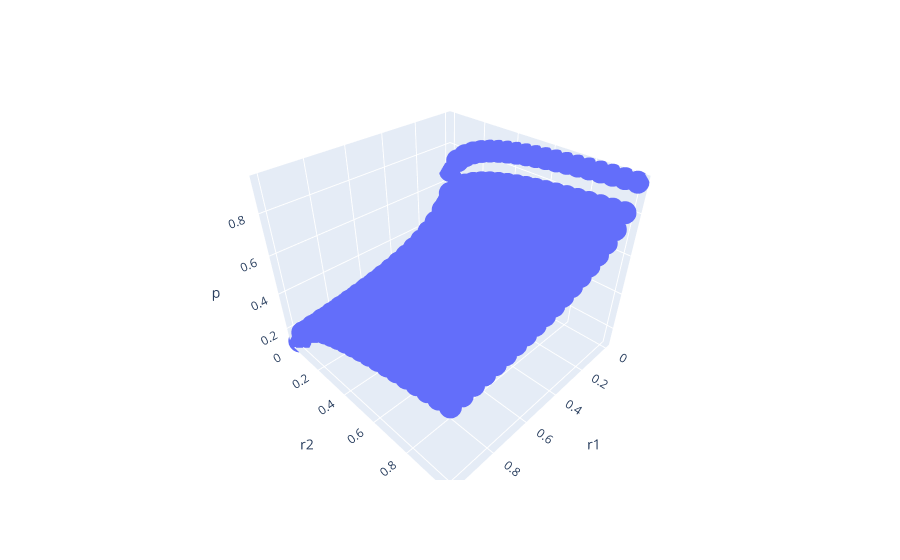
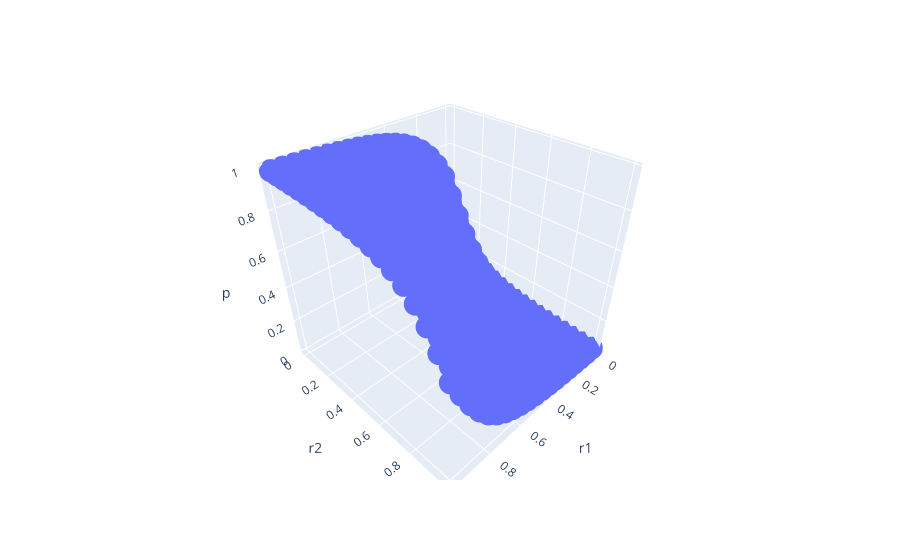

The code cell stored with these charts, in order, in its notebook:
### Code cell
import plotly.express as px

fig = px.scatter_3d(res, x='r1', y='r2', z='p')
fig.show()
fig = px.scatter_3d(res2, x='r1', y='r2', z='p')
fig.show()

### Figure 1 — Plotly figure (JSON) as saved in the notebook; plotly's stock layout.template omitted (floating-point values rounded to 4 significant figures; data arrays with more than 128 entries replaced by an {"elided": "..."} marker saying what was removed)
{"data": [{"hovertemplate": "r1=%{x}<br>r2=%{y}<br>p=%{z}<extra></extra>", "legendgroup": "", "marker": {"color": "#636efa", "symbol": "circle"}, "mode": "markers", "name": "", "scene": "scene", "showlegend": false, "type": "scatter3d", "x": {"elided": "400 float values"}, "y": {"elided": "400 float values"}, "z": {"elided": "400 float values"}}], "layout": {"legend": {"tracegroupgap": 0}, "margin": {"t": 60}, "scene": {"domain": {"x": [0, 1], "y": [0, 1]}, "xaxis": {"title": {"text": "r1"}}, "yaxis": {"title": {"text": "r2"}}, "zaxis": {"title": {"text": "p"}}}}}

### Figure 2 — Plotly figure (JSON) as saved in the notebook; plotly's stock layout.template omitted (floating-point values rounded to 4 significant figures; data arrays with more than 128 entries replaced by an {"elided": "..."} marker saying what was removed)
{"data": [{"hovertemplate": "r1=%{x}<br>r2=%{y}<br>p=%{z}<extra></extra>", "legendgroup": "", "marker": {"color": "#636efa", "symbol": "circle"}, "mode": "markers", "name": "", "scene": "scene", "showlegend": false, "type": "scatter3d", "x": {"elided": "400 float values"}, "y": {"elided": "400 float values"}, "z": {"elided": "400 float values"}}], "layout": {"legend": {"tracegroupgap": 0}, "margin": {"t": 60}, "scene": {"domain": {"x": [0, 1], "y": [0, 1]}, "xaxis": {"title": {"text": "r1"}}, "yaxis": {"title": {"text": "r2"}}, "zaxis": {"title": {"text": "p"}}}}}
